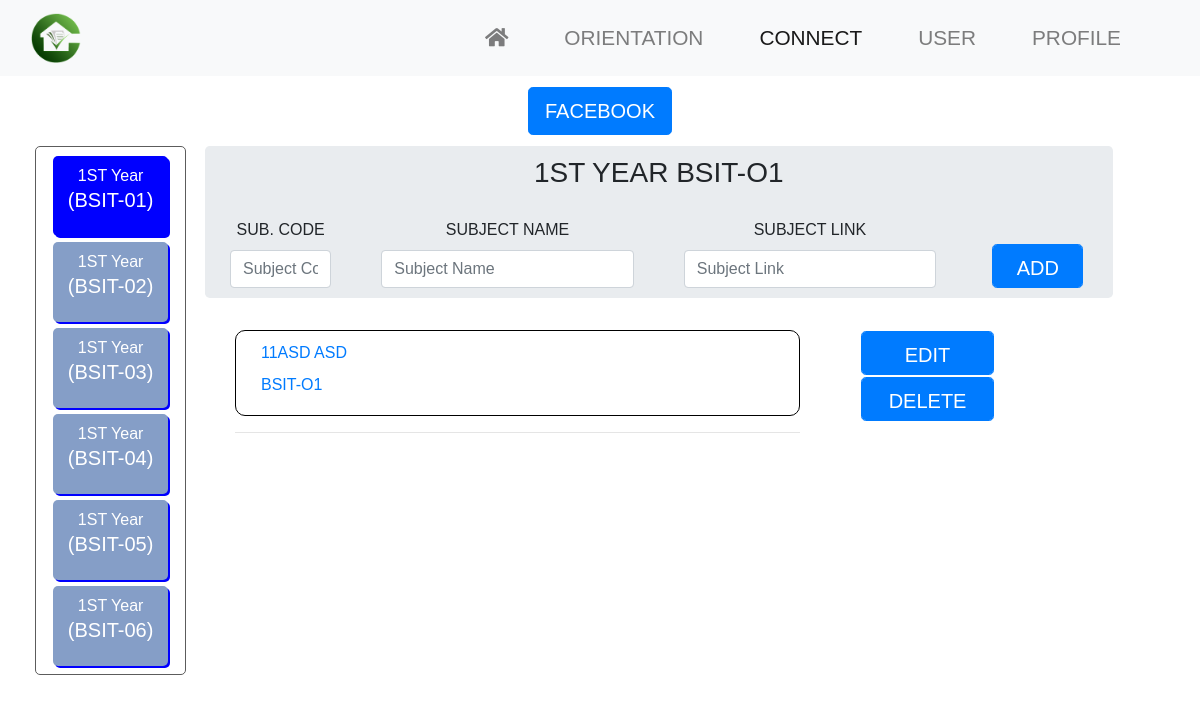
/Teacher/TCconnect_1st_01_fb.php, run on the app's committed database.
### tables this page shows
CREATE TABLE `tbl_1st_01_fb` (
  `class_id` int(11) NOT NULL,
  `sub_code` varchar(100) NOT NULL,
  `sub_name` varchar(100) NOT NULL,
  `sub_link` varchar(300) NOT NULL,
  `u_year` varchar(100) NOT NULL,
  `u_section` varchar(100) NOT NULL
);

### firstyear-fb-process.php (called while the page is built, shortened)
<?php
$connect = mysqli_connect("localhost","root","","capstone_db");
$all = mysqli_query($connect, "SELECT * FROM tbl_1st_01_fb");
?>

### Teacher/TCconnect_1st_01_fb.php (the view, shortened to what this page needs)
<?php include 'firstyear-fb-process.php'?>
<!DOCTYPE html>
<html>
<head>
	<link rel="stylesheet" type="text/css" href="bootstrap/css/bootstrap.min.css">
	<link rel="stylesheet" type="text/css" href="fontawesome/css/all.css">
	<link rel="stylesheet" type="text/css" href="font.css">
	<link rel="stylesheet" type="text/css" href="styleCON.css">
</head>
<body>
<nav class="navbar navbar-expand-md navbar-light bg-light sticky-top">
	<div class="container-fluid">
		<a class="navbar-brand" href="#"><img src="img/LOGO.png"></a>
		<div class="collapse navbar-collapse" id="navbarResponsive">
			<ul class="navbar-nav ml-auto">
				<li class="nav-item" >
					<a class="nav-link" href="home.php"><i class="fas fa-home"></i></a>
				</li>
				<li class="nav-item" >
					<a class="nav-link" href="orientation.php">ORIENTATION</a>
				</li>
				<li class="nav-item active">
					<a class="nav-link" href="connect.php">CONNECT</a>
				</li>
				<li class="nav-item">
					<a class="nav-link" href="user.php">USER</a>
				</li>
				<li class="nav-item">
					<a class="nav-link" href="profile.php">PROFILE</a>
				</li>
			</ul>
		</div>
	</div>
</nav>
<div class="container-fluid">
	<div class="row no-gutters">
		<div class="col-12 padding">
			<div class="row text-center">
				<div class="col-xs-6 col-sm-12 col-md-12 col-lg-12 col-xl-12">
					<button type="button" class="btn btn-primary btn-lg" style="color: #fff;">FACEBOOK</button>
				</div>
			</div>
		</div>
	<div class="col-sm-12 col-md-5 col-lg-3 col-xl-2 sidebar">
		<div class="col-12 sidebar-content text-center">
			<div class="col-11 year-form">
				<div class="col-12 sectionfb">
						<div class="section-content">
							<a href="connect_1st_01_fb.php"><button style="background: blue;margin-top: 7px;"><label>1ST Year <h5>(BSIT-01)</h5></label></button></a>
						</div>
						<div class="section-content">
							<a href="connect_1st_02_fb.php"><button><label>1ST Year <h5>(BSIT-02)</h5></label></button></a>
						</div>
						<div class="section-content">
							<a href="connect_1st_03_fb.php"><button><label>1ST Year <h5>(BSIT-03)</h5></label></button></a>
						</div>
						<div class="section-content">
							<a href="connect_1st_04_fb.php"><button><label>1ST Year <h5>(BSIT-04)</h5></label></button></a>
						</div>
						<div class="section-content">
							<a href="connect_1st_05_fb.php"><button><label>1ST Year <h5>(BSIT-05)</h5></label></button></a>
						</div>
						<div class="section-content">
							<a href="connect_1st_06_fb.php"><button><label>1ST Year <h5>(BSIT-06)</h5></label></button></a>
						</div>
				</div>
			</div>
		</div>
	</div>
			<div class="col-sm-12 col-md-6 col-lg-8	col-xl-9 rightside">
				<form method="post" action="connect_1st_01_fb.php">
				<div class="row rightside-input text-center jumbotron padding">
					<div class="col-12 padding">
							<h3>1ST YEAR BSIT-O1</h3>
					</div>
					<div class="col-sm-12 col-md-6 col-lg-2 col-xl-2 subcode padding">
						<div class="col-12">
						<label>SUB. CODE</label>
						<input class="form-control" type="text" name="sub_code" placeholder="Subject Code" autocomplete="off" required="">
						</div>
					</div>
					<div class="col-sm-12 col-md-6 col-lg-4 col-xl-4 sub padding">
						<div class="col-12">
						<label>SUBJECT NAME</label>
						<input class="form-control" type="text" name="sub_name" placeholder="Subject Name" autocomplete="off" required="">
						</div>
					</div>
					<div class="col-sm-12 col-md-6 col-lg-3 col-xl-4 sublink padding">
						<div class="col-12">
						<label>SUBJECT LINK</label>
						<input class="form-control" type="text" name="sub_link" placeholder="Subject Link" autocomplete="off" required="">
						</div>
					</div>
					<div class="col-sm-12 col-md-6 col-lg-3 col-xl-2 add">
						<div class="col-12">
						<button type="submit" name="addsub" class="btn btn-primary btn-lg form-control">ADD</button>
						</div>
					</div>
					</form>
				</div>
			<?php while ($row = mysqli_fetch_array($all)) { ?>
				<div class="row rightside-content">
					<div class="col-xs-12 col-sm-12 col-md-6 col-lg-8 col-xl-8 rightcon">
					<a target='_blank' href="<?php echo $row['sub_link'] ?>">
						<div class="col-12 sub-content padding">
							<div class="col-12">
								<label><?php echo $row['sub_code'] ?> <?php echo $row['sub_name'] ?></label>
							</div>
							<div class="col-9">
								<label><?php echo $row['u_section'] ?></label>
							</div>
						</div>
					</a>
						<hr>
					</div>
					<div class="col-xs-12 col-sm-12 col-md-6 col-lg-4 col-xl-3">
						<div class="col-12 admin-button">
							<div class="col-12">
								<a type="button" class="btn btn-primary btn-lg form-control" data-toggle="modal" data-target="#editmodaladmin<?php echo $row['class_id']?>">EDIT</a>
							</div>
							<div class="col-12">
								<a type="button" class="btn btn-primary btn-lg form-control" name="del_sub" href="firstyear-fb-process.php?del_sub=<?php echo $row['class_id']; ?>">DELETE</a>
							</div>
						</div>
					</div>
				</div>
			<?php } ?>
			</div>
	</div>
</body>
</html>

### styleCON.css (style rules this page uses)
html, body { height: 100%; width: 100%; font-family: 'Oswald', sans-serif; background-color: #fff; }
.navbar-brand img { height: 50px; width: auto; }
.navbar-nav li { padding-right: 40px; }
.nav-link { font-size: 1.3em !important; }
.sidebar, .rightside { height: 50%; width: 100%; }
@media screen and (min-width: 768px) { .sidebar, .rightside { height: 100%; } }
.padding { padding: 10px; }
.year-form { background: #fff; padding: 2px; border-radius: 5px; border: 1px solid #5c5c5c; }
.sectionfb button { background: #859ec7; border-radius: 5px; padding: 8px; color: #fff; width: 100%; border-style: none; box-shadow: 2px 2px blue; margin-bottom: 6px; }
.rightside-content { padding-left: 15px; }
.add { padding-top: 35px; }
.rightside .jumbotron { padding: 0; }
.sidebar { margin:0 5px; }
.sub-content { border: 1px solid black; border-radius: 10px; }
.btn { margin: 1px; }

### data on the page
tbl_1st_01_fb: sub_code "11ASD", sub_name "ASD", u_section "BSIT-O1"
